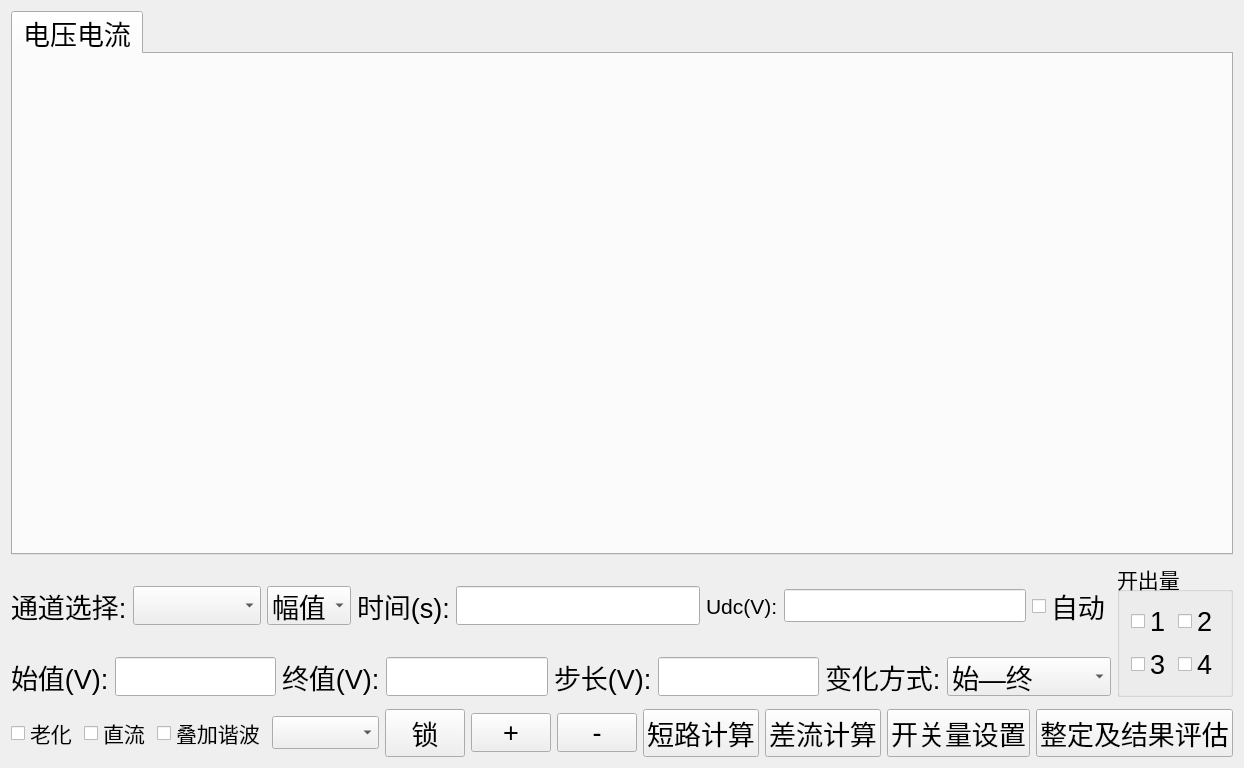
<?xml version="1.0" encoding="UTF-8"?>
<ui version="4.0">
 <class>QSttMacroParaEditViewManual</class>
 <widget class="QWidget" name="QSttMacroParaEditViewManual">
  <property name="windowModality">
   <enum>Qt::NonModal</enum>
  </property>
  <property name="geometry">
   <rect>
    <x>0</x>
    <y>0</y>
    <width>1024</width>
    <height>768</height>
   </rect>
  </property>
  <property name="sizePolicy">
   <sizepolicy hsizetype="Preferred" vsizetype="Preferred">
    <horstretch>0</horstretch>
    <verstretch>0</verstretch>
   </sizepolicy>
  </property>
  <property name="minimumSize">
   <size>
    <width>0</width>
    <height>0</height>
   </size>
  </property>
  <property name="maximumSize">
   <size>
    <width>1024</width>
    <height>768</height>
   </size>
  </property>
  <property name="font">
   <font>
    <pointsize>16</pointsize>
   </font>
  </property>
  <property name="focusPolicy">
   <enum>Qt::StrongFocus</enum>
  </property>
  <property name="contextMenuPolicy">
   <enum>Qt::NoContextMenu</enum>
  </property>
  <property name="windowTitle">
   <string>QSttMacroParaEditManualTestView</string>
  </property>
  <property name="windowOpacity">
   <double>1.000000000000000</double>
  </property>
  <layout class="QVBoxLayout" name="verticalLayout_2">
   <item>
    <widget class="QSttTabWidget" name="m_tabWidget">
     <property name="sizePolicy">
      <sizepolicy hsizetype="Preferred" vsizetype="Preferred">
       <horstretch>0</horstretch>
       <verstretch>100</verstretch>
      </sizepolicy>
     </property>
     <property name="minimumSize">
      <size>
       <width>0</width>
       <height>0</height>
      </size>
     </property>
     <property name="font">
      <font>
       <pointsize>20</pointsize>
      </font>
      </property>
     <property name="tabShape">
      <enum>QTabWidget::Rounded</enum>
      </property>
     <property name="currentIndex">
       <number>0</number>
      </property>
     <widget class="QWidget" name="m_layoutIV">
      <attribute name="title">
       <string>电压电流</string>
      </attribute>
     </widget>
    </widget>
   </item>
   <item>
    <layout class="QHBoxLayout" name="horizontalLayout_6">
      <item>
       <layout class="QVBoxLayout" name="verticalLayout">
        <item>
         <layout class="QHBoxLayout" name="horizontalLayout_2">
          <item>
           <widget class="QLabel" name="m_labChannel">
            <property name="sizePolicy">
             <sizepolicy hsizetype="Minimum" vsizetype="Preferred">
              <horstretch>0</horstretch>
              <verstretch>0</verstretch>
             </sizepolicy>
            </property>
            <property name="font">
             <font>
              <pointsize>20</pointsize>
             </font>
            </property>
            <property name="text">
             <string>通道选择:</string>
            </property>
           </widget>
          </item>
          <item>
           <widget class="QScrollComboBox" name="m_cbbChannel">
            <property name="minimumSize">
             <size>
              <width>0</width>
              <height>0</height>
             </size>
            </property>
            <property name="maximumSize">
             <size>
              <width>16777215</width>
              <height>16777215</height>
             </size>
            </property>
            <property name="font">
             <font>
              <pointsize>20</pointsize>
             </font>
            </property>
           </widget>
          </item>
          <item>
           <widget class="QScrollComboBox" name="m_cbbSelect">
            <property name="minimumSize">
             <size>
              <width>0</width>
              <height>0</height>
             </size>
            </property>
            <property name="maximumSize">
             <size>
              <width>16777215</width>
              <height>16777215</height>
             </size>
            </property>
            <property name="font">
             <font>
              <pointsize>20</pointsize>
             </font>
            </property>
            <item>
             <property name="text">
              <string>幅值</string>
             </property>
            </item>
            <item>
             <property name="text">
              <string>相位</string>
             </property>
            </item>
            <item>
             <property name="text">
              <string>频率</string>
             </property>
            </item>
           </widget>
          </item>
          <item>
           <widget class="QLabel" name="m_labTime">
            <property name="font">
             <font>
              <pointsize>20</pointsize>
             </font>
            </property>
            <property name="text">
             <string>时间(s):</string>
            </property>
           </widget>
          </item>
          <item>
           <widget class="QSettingLineEdit" name="m_editTime">
            <property name="font">
             <font>
              <pointsize>20</pointsize>
             </font>
            </property>
            <property name="frame">
             <bool>true</bool>
            </property>
           </widget>
          </item>
          <item>
           <widget class="QLabel" name="m_labUdc">
            <property name="text">
             <string>Udc(V):</string>
            </property>
           </widget>
          </item>
          <item>
           <widget class="QSettingLineEdit" name="m_editUdc"/>
          </item>
          <item>
           <widget class="QSttCheckBox" name="m_cbAuto">
            <property name="sizePolicy">
             <sizepolicy hsizetype="Preferred" vsizetype="Preferred">
              <horstretch>0</horstretch>
              <verstretch>0</verstretch>
             </sizepolicy>
            </property>
            <property name="font">
             <font>
              <pointsize>20</pointsize>
             </font>
            </property>
            <property name="styleSheet">
             <string notr="true"/>
            </property>
            <property name="text">
             <string>自动</string>
            </property>
           </widget>
          </item>
         </layout>
        </item>
        <item>
         <layout class="QHBoxLayout" name="horizontalLayout_3">
          <item>
           <widget class="QLabel" name="m_labInitVal">
            <property name="font">
             <font>
              <pointsize>20</pointsize>
             </font>
            </property>
            <property name="text">
             <string>始值(V):</string>
            </property>
           </widget>
          </item>
          <item>
           <widget class="QSettingLineEdit" name="m_editIintVal">
            <property name="font">
             <font>
              <pointsize>20</pointsize>
             </font>
            </property>
           </widget>
          </item>
          <item>
           <widget class="QLabel" name="m_labFinishVal">
            <property name="font">
             <font>
              <pointsize>20</pointsize>
             </font>
            </property>
            <property name="text">
             <string>终值(V):</string>
            </property>
           </widget>
          </item>
          <item>
           <widget class="QSettingLineEdit" name="m_editFinishVal">
            <property name="font">
             <font>
              <pointsize>20</pointsize>
             </font>
            </property>
            <property name="text">
             <string/>
            </property>
            <property name="frame">
             <bool>true</bool>
            </property>
            <property name="echoMode">
             <enum>QLineEdit::Normal</enum>
            </property>
            <property name="alignment">
             <set>Qt::AlignLeading|Qt::AlignLeft|Qt::AlignVCenter</set>
            </property>
           </widget>
          </item>
          <item>
           <widget class="QLabel" name="m_labStep">
            <property name="font">
             <font>
              <pointsize>20</pointsize>
             </font>
            </property>
            <property name="text">
             <string>步长(V):</string>
            </property>
           </widget>
          </item>
          <item>
           <widget class="QSettingLineEdit" name="m_editStep">
            <property name="font">
             <font>
              <pointsize>20</pointsize>
             </font>
            </property>
           </widget>
          </item>
          <item>
           <widget class="QLabel" name="m_labChangeType">
            <property name="font">
             <font>
              <pointsize>20</pointsize>
             </font>
            </property>
            <property name="text">
             <string>变化方式:</string>
            </property>
           </widget>
          </item>
          <item>
           <widget class="QScrollComboBox" name="m_cbbChangeType">
            <property name="font">
             <font>
              <pointsize>20</pointsize>
             </font>
            </property>
            <item>
             <property name="text">
              <string>始—终</string>
             </property>
            </item>
            <item>
             <property name="text">
              <string>始—终—始</string>
             </property>
            </item>
           </widget>
          </item>
         </layout>
        </item>
       </layout>
      </item>
     <item>
      <spacer name="horizontalSpacer_4">
       <property name="orientation">
        <enum>Qt::Horizontal</enum>
       </property>
       <property name="sizeType">
        <enum>QSizePolicy::Preferred</enum>
       </property>
       <property name="sizeHint" stdset="0">
        <size>
         <width>37</width>
         <height>39</height>
        </size>
       </property>
      </spacer>
   </item>
     <item>
    <widget class="QGroupBox" name="m_boxOutSetting">
     <property name="sizePolicy">
      <sizepolicy hsizetype="Preferred" vsizetype="Preferred">
       <horstretch>0</horstretch>
       <verstretch>0</verstretch>
      </sizepolicy>
     </property>
     <property name="minimumSize">
      <size>
       <width>0</width>
       <height>0</height>
      </size>
     </property>
     <property name="maximumSize">
      <size>
       <width>16777215</width>
       <height>16777215</height>
      </size>
     </property>
     <property name="title">
      <string>开出量</string>
     </property>
     <property name="alignment">
      <set>Qt::AlignLeading|Qt::AlignLeft|Qt::AlignVCenter</set>
     </property>
     <property name="flat">
      <bool>false</bool>
     </property>
     <property name="checkable">
      <bool>false</bool>
     </property>
     <layout class="QGridLayout" name="gridLayout">
      <item row="0" column="1">
       <widget class="QSttCheckBox" name="m_cbOut2">
        <property name="font">
         <font>
          <pointsize>20</pointsize>
         </font>
        </property>
        <property name="styleSheet">
         <string notr="true"/>
        </property>
        <property name="text">
         <string>2</string>
        </property>
       </widget>
      </item>
      <item row="1" column="0">
       <widget class="QSttCheckBox" name="m_cbOut3">
        <property name="font">
         <font>
          <pointsize>20</pointsize>
         </font>
        </property>
        <property name="styleSheet">
         <string notr="true"/>
        </property>
        <property name="text">
         <string>3</string>
        </property>
       </widget>
      </item>
      <item row="1" column="1">
       <widget class="QSttCheckBox" name="m_cbOut4">
        <property name="font">
         <font>
          <pointsize>20</pointsize>
         </font>
        </property>
        <property name="styleSheet">
         <string notr="true"/>
        </property>
        <property name="text">
         <string>4</string>
        </property>
       </widget>
      </item>
      <item row="0" column="0">
       <widget class="QSttCheckBox" name="m_cbOut1">
        <property name="sizePolicy">
         <sizepolicy hsizetype="Minimum" vsizetype="Fixed">
          <horstretch>0</horstretch>
          <verstretch>0</verstretch>
         </sizepolicy>
        </property>
        <property name="font">
         <font>
          <pointsize>20</pointsize>
         </font>
        </property>
        <property name="autoFillBackground">
         <bool>false</bool>
        </property>
        <property name="styleSheet">
         <string notr="true"/>
        </property>
        <property name="text">
         <string>1</string>
        </property>
        <property name="checkable">
         <bool>true</bool>
        </property>
        <property name="checked">
         <bool>false</bool>
        </property>
        <property name="autoRepeat">
         <bool>false</bool>
        </property>
        <property name="autoExclusive">
         <bool>false</bool>
        </property>
       </widget>
      </item>
     </layout>
    </widget>
   </item>
     <item>
      <spacer name="horizontalSpacer_5">
       <property name="orientation">
        <enum>Qt::Horizontal</enum>
       </property>
       <property name="sizeType">
        <enum>QSizePolicy::Preferred</enum>
       </property>
       <property name="sizeHint" stdset="0">
        <size>
         <width>37</width>
         <height>38</height>
        </size>
       </property>
      </spacer>
     </item>
    </layout>
   </item>
   <item>
    <widget class="QWidget" name="m_frmOtherPara" native="true">
     <layout class="QHBoxLayout" name="horizontalLayout_4" stretch="">
      <property name="spacing">
       <number>0</number>
      </property>
      <property name="leftMargin">
       <number>0</number>
      </property>
      <property name="topMargin">
       <number>0</number>
      </property>
      <property name="rightMargin">
       <number>0</number>
      </property>
      <property name="bottomMargin">
       <number>0</number>
      </property>
     </layout>
    </widget>
   </item>
   <item>
    <widget class="QWidget" name="m_frmParas" native="true">
     <layout class="QHBoxLayout" name="horizontalLayout_5">
      <property name="spacing">
       <number>0</number>
      </property>
      <property name="leftMargin">
       <number>0</number>
      </property>
      <property name="topMargin">
       <number>0</number>
      </property>
      <property name="rightMargin">
       <number>0</number>
      </property>
      <property name="bottomMargin">
       <number>0</number>
      </property>
      <item>
       <layout class="QHBoxLayout" name="horizontalLayout">
        <item>
         <widget class="QCheckBox" name="m_cbOld">
          <property name="text">
           <string>老化</string>
          </property>
         </widget>
        </item>
        <item>
         <widget class="QCheckBox" name="m_cbDC">
          <property name="text">
           <string>直流</string>
          </property>
         </widget>
        </item>
        <item>
         <widget class="QCheckBox" name="m_checkBoxHarm">
          <property name="text">
           <string>叠加谐波</string>
          </property>
         </widget>
        </item>
        <item>
         <widget class="QScrollComboBox" name="m_comboBoxHarm"/>
        </item>
        <item>
         <widget class="QPushButton" name="m_btnLock">
          <property name="sizePolicy">
           <sizepolicy hsizetype="Minimum" vsizetype="Fixed">
            <horstretch>0</horstretch>
            <verstretch>0</verstretch>
           </sizepolicy>
          </property>
          <property name="minimumSize">
           <size>
            <width>0</width>
            <height>0</height>
           </size>
          </property>
          <property name="maximumSize">
           <size>
            <width>16777215</width>
            <height>16777215</height>
           </size>
          </property>
          <property name="font">
           <font>
            <pointsize>20</pointsize>
           </font>
          </property>
          <property name="text">
           <string>锁</string>
          </property>
         </widget>
        </item>
        <item>
         <widget class="QPushButton" name="m_btnAdd">
          <property name="font">
           <font>
            <pointsize>20</pointsize>
           </font>
          </property>
          <property name="text">
           <string>+</string>
          </property>
         </widget>
        </item>
        <item>
         <widget class="QPushButton" name="m_btnMinus">
          <property name="font">
           <font>
            <pointsize>20</pointsize>
           </font>
          </property>
          <property name="text">
           <string>-</string>
          </property>
         </widget>
        </item>
        <item>
         <widget class="QPushButton" name="m_btnShortCalcu">
          <property name="font">
           <font>
            <pointsize>20</pointsize>
           </font>
          </property>
          <property name="text">
           <string>短路计算</string>
          </property>
         </widget>
        </item>
        <item>
         <widget class="QPushButton" name="m_btnDiffCalc">
          <property name="font">
           <font>
            <pointsize>20</pointsize>
           </font>
          </property>
          <property name="text">
           <string>差流计算</string>
          </property>
         </widget>
        </item>
        <item>
         <widget class="QPushButton" name="m_btnInBinaryOutSet">
          <property name="font">
           <font>
            <pointsize>20</pointsize>
           </font>
          </property>
          <property name="text">
           <string>开关量设置</string>
          </property>
         </widget>
        </item>
        <item>
         <widget class="QPushButton" name="m_btnEstimate">
          <property name="font">
           <font>
            <pointsize>20</pointsize>
           </font>
          </property>
          <property name="text">
           <string>整定及结果评估</string>
          </property>
         </widget>
        </item>
       </layout>
      </item>
     </layout>
    </widget>
   </item>
  </layout>
 </widget>
 <layoutdefault spacing="6" margin="11"/>
 <customwidgets>
  <customwidget>
   <class>QSettingLineEdit</class>
   <extends>QLineEdit</extends>
   <header>../Controls/SettingCtrls/QSettingLineEdit.h</header>
  </customwidget>
  <customwidget>
   <class>QSttCheckBox</class>
   <extends>QCheckBox</extends>
   <header>../Controls/SttCheckBox.h</header>
  </customwidget>
  <customwidget>
   <class>QScrollComboBox</class>
   <extends>QComboBox</extends>
   <header>../Module/ScrollCtrl/ScrollComboBox.h</header>
  </customwidget>
  <customwidget>
   <class>QSttTabWidget</class>
   <extends>QTabWidget</extends>
   <header>../Controls/SttTabWidget.h</header>
   <container>1</container>
  </customwidget>
 </customwidgets>
 <resources/>
 <connections/>
</ui>
